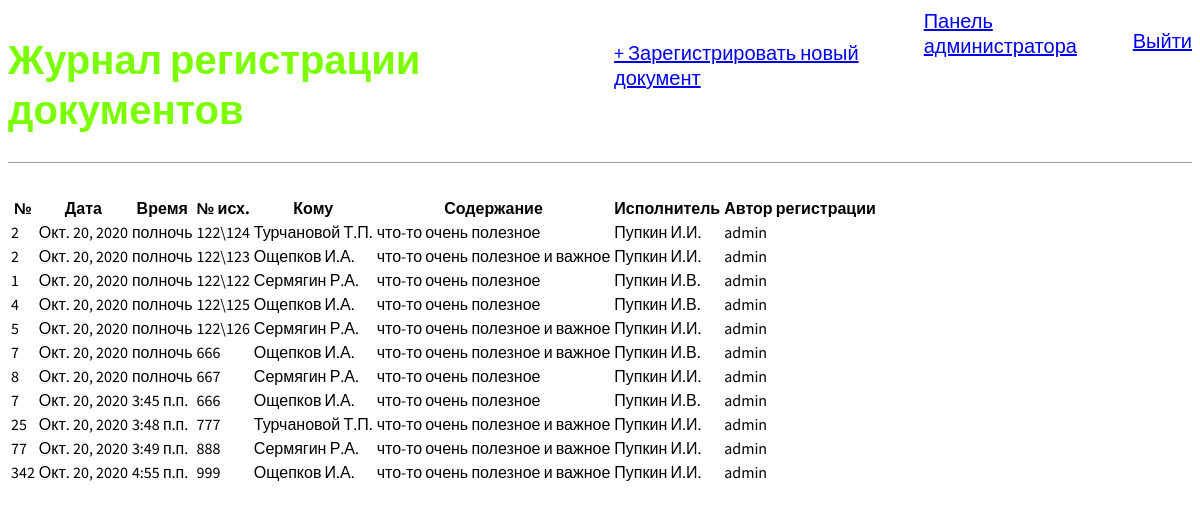
Page / (signed in) on the earlier database version.
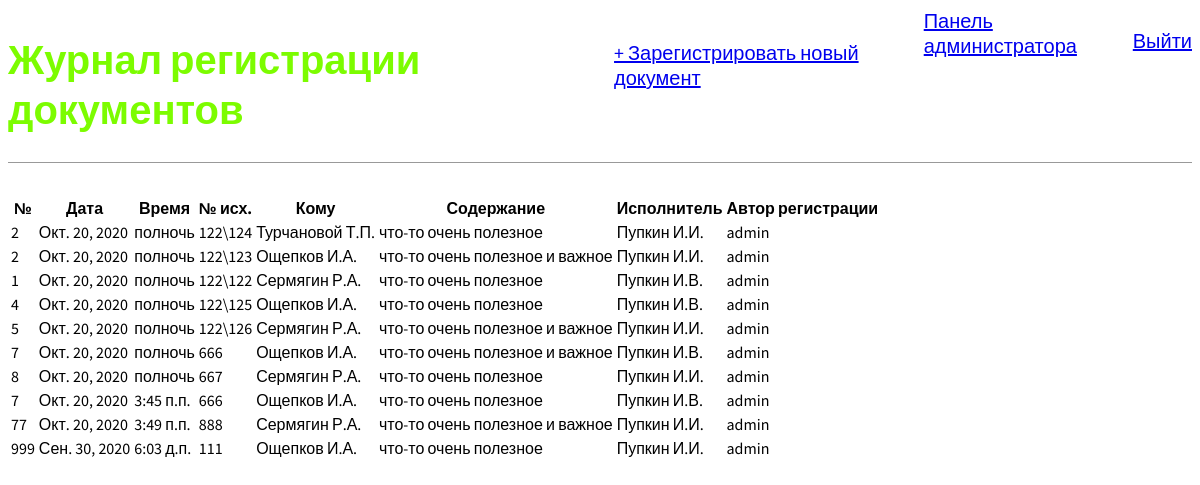
Same page on the later database version.
### journal/models.py (models this page shows, shortened)
class Entry(models.Model):
    number = models.IntegerField("№", default=0)
    reg_date = models.DateField("Дата регистрации документа", default=datetime.date.today)
    reg_time = models.TimeField("Время регистрации документа", default=datetime.time)
    number_out = models.CharField("№ исх.", max_length=64, default=0)
    to_whom = models.CharField("Кому", max_length=200, default='')
    what = models.CharField("Содержание", max_length=200, default='')
    executor = models.CharField("Исполнитель", max_length=200, default='')
    author = models.ForeignKey(
        'auth.User',
        on_delete=models.CASCADE
    )
    class Meta:
        verbose_name = 'Запись в журнале'     # Для единственного числа
        verbose_name_plural = 'Записи в журнале'      # Для множественного числа

### journal/views.py (the view)
# urls.py: path('', JournalView.as_view(), name='home'),
class JournalView(ListView):
    model = Entry
    template_name = 'home.html'
    queryset = Entry.objects.all()

### journal/templates/home.html
{% extends 'base.html' %}
{% block content %}
<table>
    <tr>
        <th>№</th>
        <th>Дата</th>
        <th>Время</th>
        <th>№ исх.</th>
        <th>Кому</th>
        <th>Содержание</th>
        <th>Исполнитель</th>
        <th>Автор регистрации</th>
    </tr>
    {% for item in object_list %}
    <tr>
        <td>{{ item.number }}</td>
        <td>{{ item.reg_date }}</td>
        <td>{{ item.reg_time }}</td>
        <td>{{ item.number_out }}</td>
        <td>{{ item.to_whom }}</td>
        <td>{{ item.what }}</td>
        <td>{{ item.executor }}</td>
        <td>{{ item.author }}</td>
    </tr>
    {% endfor %}
</table>
{% endblock content %}

### journal/templates/base.html (shortened to what this page needs)
{% load static %}
<html>
  <head>
    <link href="{% static 'css/base.css' %}" rel="stylesheet">
  </head>
  <body>
    <header>
              <div class="nav-left">
          <h1><a href="{% url 'home' %}">Журнал регистрации документов</a></h1>
        </div>
            <div class="nav-right">
          <a href="{% url 'new_entry' %}">+ Зарегистрировать новый документ</a>
        </div>
        <a href="{% url 'admin:index' %}">Панель администратора</a>
        <p><a href="{% url 'logout' %}">Выйти</a></p>
      </header>
          {% if user.is_authenticated %}
        <div>
      {% block content %}
        {% endblock content %}
    </div>
      {% else %}
        <p>Вы не вошли в систему. Ваш доступ к просмотру или редактированию журнала ограничен.</p>
        <a href="{% url 'login' %}">Войти в систему</a>
      {% endif %}
  </body>
</html>

### journal/static/css/base.css (style rules this page uses)
body { font-family: 'Source Sans Pro', sans-serif; font-size: 20px; }
header { border-bottom: 1px solid #999; margin-bottom: 2rem; display: flex; }
header h1 a { color: LawnGreen; text-decoration: none; }
.nav-left { margin-right: auto; }
.nav-right { display: flex; padding-top: 2rem; }

Differences in the rows shown:
removed Entry: number "25", reg_date "Окт. 20, 2020", reg_time "3:48 п.п.", number_out "777", to_whom "Турчановой Т.П.", what "что-то очень полезное и важное", executor "Пупкин И.И.", author "admin"
removed Entry: number "342", reg_date "Окт. 20, 2020", reg_time "4:55 п.п.", number_out "999", to_whom "Ощепков И.А.", what "что-то очень полезное и важное", executor "Пупкин И.И.", author "admin"
added Entry: number "999", reg_date "Сен. 30, 2020", reg_time "6:03 д.п.", number_out "111", to_whom "Ощепков И.А.", what "что-то очень полезное", executor "Пупкин И.И.", author "admin"
